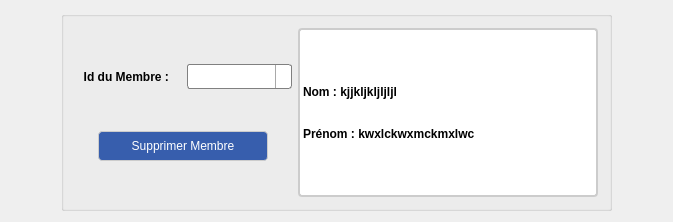
<?xml version="1.0" encoding="UTF-8"?>
<ui version="4.0">
 <class>FenetreSupprimerMembreAdministration</class>
 <widget class="QWidget" name="FenetreSupprimerMembreAdministration">
  <property name="geometry">
   <rect>
    <x>0</x>
    <y>0</y>
    <width>673</width>
    <height>218</height>
   </rect>
  </property>
  <property name="windowTitle">
   <string>FenetreSupprimerMembreAdministration</string>
  </property>
  <property name="styleSheet">
   <string notr="true">QPushButton#boutonSupprimerMembreAdministration{
	font: 75 14pt &quot;Tw Cen MT&quot;;
	border: 1px solid #ccc;
	border-radius: 4px;
	background-color: rgb(55, 94, 173);
	color: #fff;
}

QPushButton#boutonSupprimerMembreAdministration:hover {
	background-color: rgb(47, 80, 147);
}

QMessageBox { 
	font-size: 15px;
 }

QLabel {
	font: 75 10pt &quot;MS Shell Dlg 2&quot;;
	font-weight: bold;
	text-align: center;
}

QLabel#labelProfilMembre{
	border: 2px solid #ccc;
	background-color: #fff;
	border-radius: 4px;
}

QComboBox{
     border: 1px solid gray;
     border-radius: 3px;
     padding: 1px 18px 1px 3px;
     min-width: 6em;
 }
 
 QComboBox:!editable, QComboBox::drop-down:editable {
      background: qlineargradient(x1: 0, y1: 0, x2: 0, y2: 1,
                                  stop: 0 #E1E1E1, stop: 0.4 #DDDDDD,
                                  stop: 0.5 #D8D8D8, stop: 1.0 #D3D3D3);
 }

 QComboBox:!editable:on, QComboBox::drop-down:editable:on {
     background: qlineargradient(x1: 0, y1: 0, x2: 0, y2: 1,
                                 stop: 0 #D3D3D3, stop: 0.4 #D8D8D8,
                                 stop: 0.5 #DDDDDD, stop: 1.0 #E1E1E1);
 }
 
 QComboBox:on{
     padding-top: 3px;
     padding-left: 4px;
 }
 
 QComboBox::drop-down {
     subcontrol-origin: padding;
     subcontrol-position: top right;
     width: 15px;
 
     border-left-width: 1px;
     border-left-color: darkgray;
     border-left-style: solid;
     border-top-right-radius: 3px;
     border-bottom-right-radius: 3px;
 }

 QComboBox::down-arrow{
     image: url(:/imgs/images/flecheBas.png);
	 width: 10px;
 }

 QComboBox QAbstractItemView{
     border: 2px solid darkgray;
     selection-background-color: #394da7;
 }</string>
  </property>
  <layout class="QGridLayout" name="gridLayout_2">
   <item row="0" column="0">
    <spacer name="horizontalSpacer_3">
     <property name="orientation">
      <enum>Qt::Horizontal</enum>
     </property>
     <property name="sizeType">
      <enum>QSizePolicy::MinimumExpanding</enum>
     </property>
     <property name="sizeHint" stdset="0">
      <size>
       <width>50</width>
       <height>20</height>
      </size>
     </property>
    </spacer>
   </item>
   <item row="0" column="3">
    <spacer name="horizontalSpacer_4">
     <property name="orientation">
      <enum>Qt::Horizontal</enum>
     </property>
     <property name="sizeType">
      <enum>QSizePolicy::MinimumExpanding</enum>
     </property>
     <property name="sizeHint" stdset="0">
      <size>
       <width>50</width>
       <height>20</height>
      </size>
     </property>
    </spacer>
   </item>
   <item row="0" column="1">
    <widget class="QGroupBox" name="groupBoxSupprimerMembreAdministration">
     <property name="minimumSize">
      <size>
       <width>0</width>
       <height>200</height>
      </size>
     </property>
     <property name="maximumSize">
      <size>
       <width>16777215</width>
       <height>200</height>
      </size>
     </property>
     <property name="styleSheet">
      <string notr="true"/>
     </property>
     <property name="title">
      <string/>
     </property>
     <layout class="QVBoxLayout" name="verticalLayout_3">
      <item>
       <layout class="QHBoxLayout" name="horizontalLayout_3">
        <item>
         <layout class="QVBoxLayout" name="verticalLayout_2">
          <item>
           <layout class="QVBoxLayout" name="verticalLayout">
            <item>
             <layout class="QHBoxLayout" name="horizontalLayout">
              <item>
               <widget class="QLabel" name="labelId">
                <property name="text">
                 <string>Id du Membre : </string>
                </property>
                <property name="alignment">
                 <set>Qt::AlignCenter</set>
                </property>
               </widget>
              </item>
              <item>
               <widget class="QComboBox" name="comboBoxIdMembreAdministration">
                <property name="minimumSize">
                 <size>
                  <width>101</width>
                  <height>25</height>
                 </size>
                </property>
                <property name="editable">
                 <bool>true</bool>
                </property>
               </widget>
              </item>
             </layout>
            </item>
           </layout>
          </item>
          <item>
           <layout class="QHBoxLayout" name="horizontalLayout_2">
            <item>
             <spacer name="horizontalSpacer">
              <property name="orientation">
               <enum>Qt::Horizontal</enum>
              </property>
              <property name="sizeHint" stdset="0">
               <size>
                <width>40</width>
                <height>20</height>
               </size>
              </property>
             </spacer>
            </item>
            <item>
             <widget class="QPushButton" name="boutonSupprimerMembreAdministration">
              <property name="minimumSize">
               <size>
                <width>170</width>
                <height>30</height>
               </size>
              </property>
              <property name="text">
               <string>Supprimer Membre</string>
              </property>
             </widget>
            </item>
            <item>
             <spacer name="horizontalSpacer_2">
              <property name="orientation">
               <enum>Qt::Horizontal</enum>
              </property>
              <property name="sizeHint" stdset="0">
               <size>
                <width>40</width>
                <height>20</height>
               </size>
              </property>
             </spacer>
            </item>
           </layout>
          </item>
         </layout>
        </item>
        <item>
         <widget class="QLabel" name="labelProfilMembre">
          <property name="minimumSize">
           <size>
            <width>300</width>
            <height>0</height>
           </size>
          </property>
          <property name="text">
           <string>

Nom : kjjkljkljljljl


Prénom : kwxlckwxmckmxlwc

</string>
          </property>
          <property name="margin">
           <number>10</number>
          </property>
         </widget>
        </item>
       </layout>
      </item>
     </layout>
    </widget>
   </item>
  </layout>
 </widget>
 <layoutdefault spacing="6" margin="11"/>
 <resources/>
 <connections/>
</ui>
